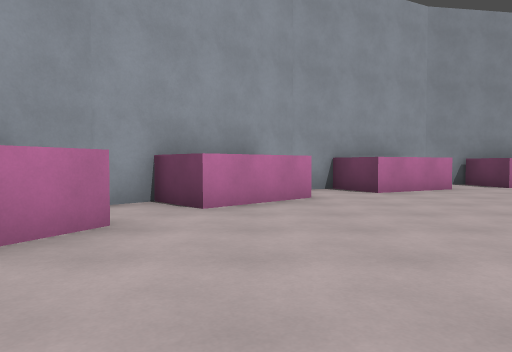
view 1 (above)

21 first-person views from a walk through a 3-D level made in the Godot game engine. The camera is 1.2 m above the floor, tilts 2° down and sees 70° across. The floor is counted in squares, 2 m on a side. Each view is taken from the middle of a square. On the plan, view 1 faces up. The plan holds only what a view shows up to about 10 squares ahead; the rest is blank. Surface patterns are stand-ins for the level's own textures.

view 2
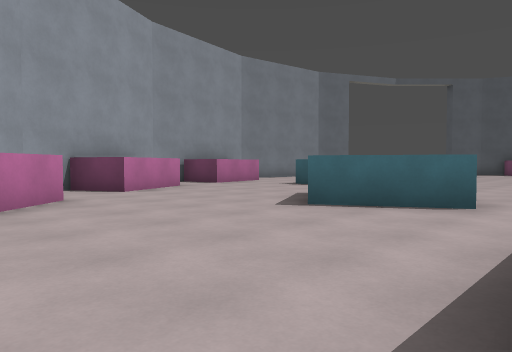

view 3
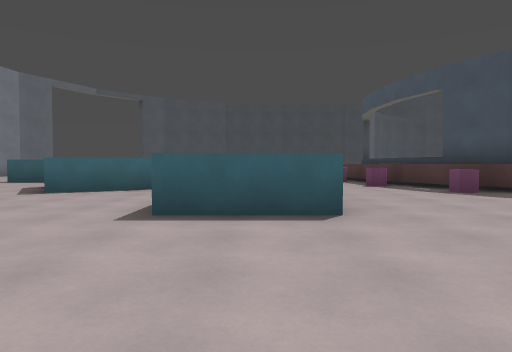

view 4
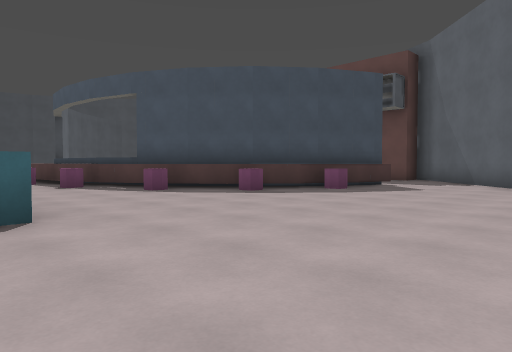

view 5
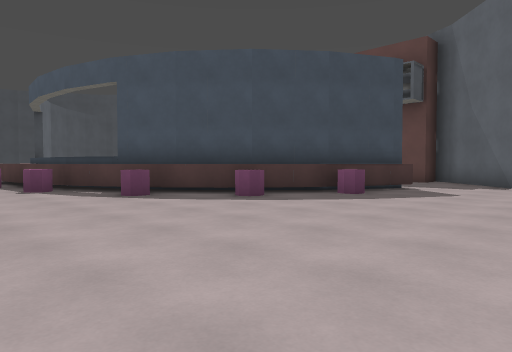

view 6
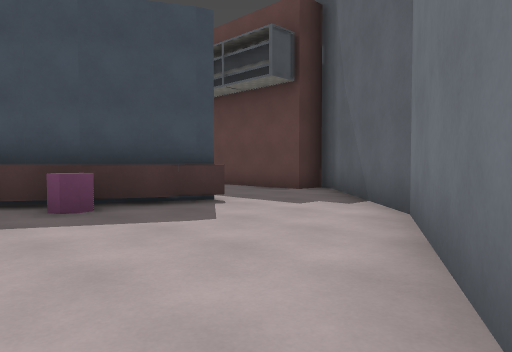

view 7
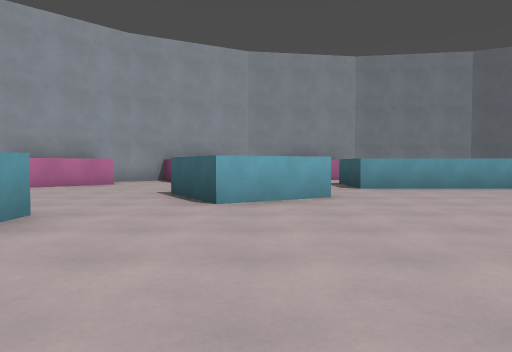

view 8
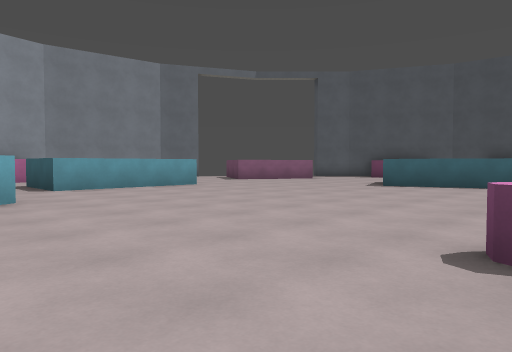

view 9
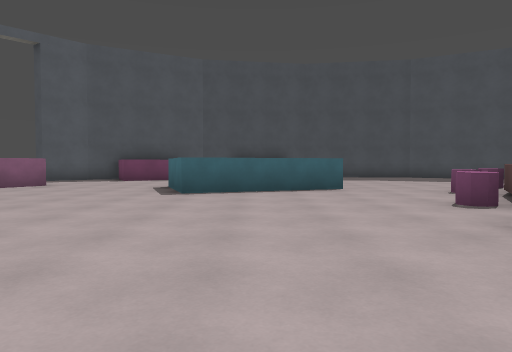

view 10
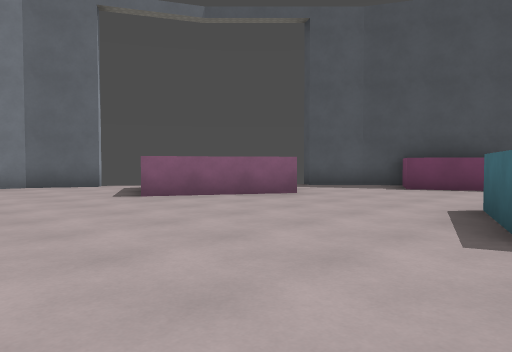

view 11
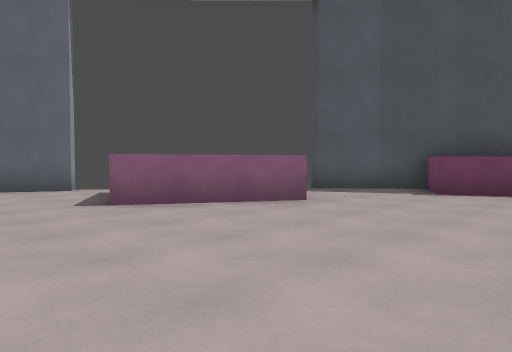

view 12
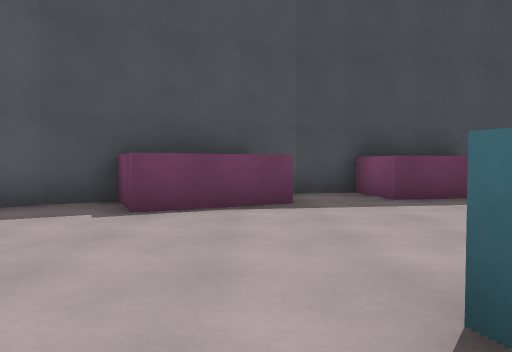

view 13
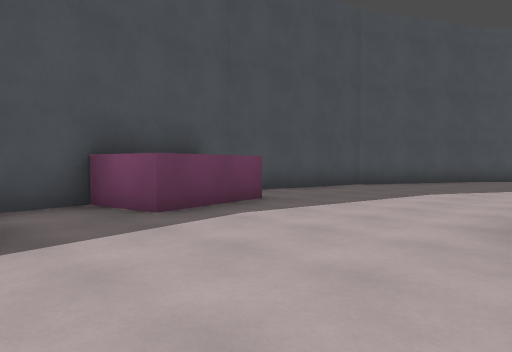

view 14
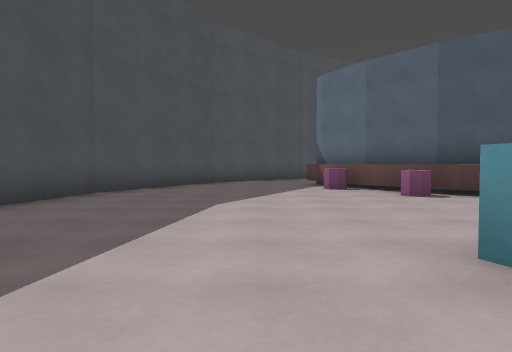

view 15
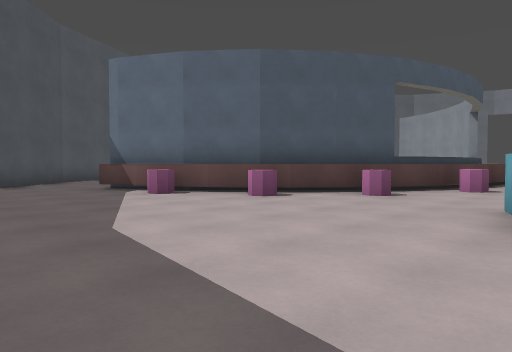

view 16
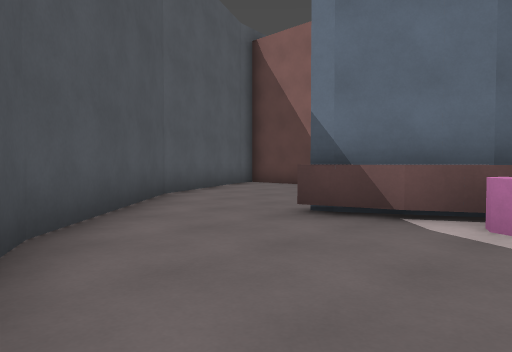

view 17
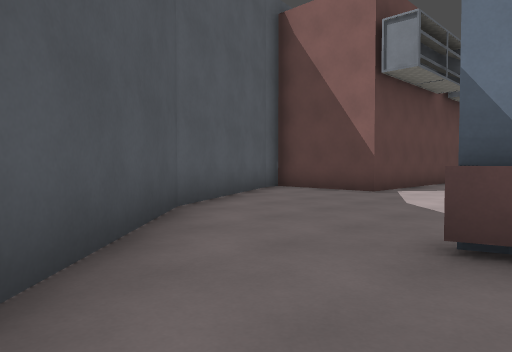

view 18
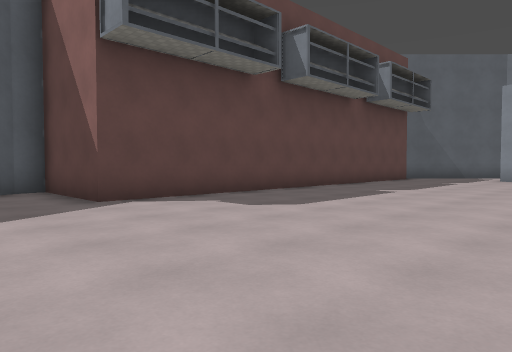

view 19
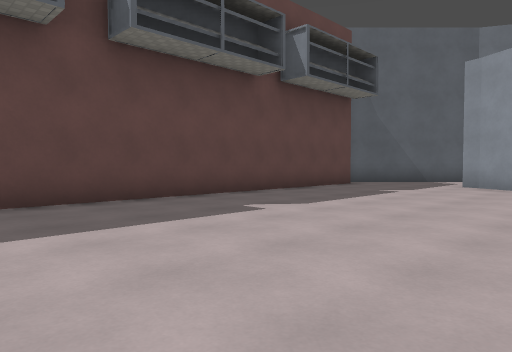

view 20
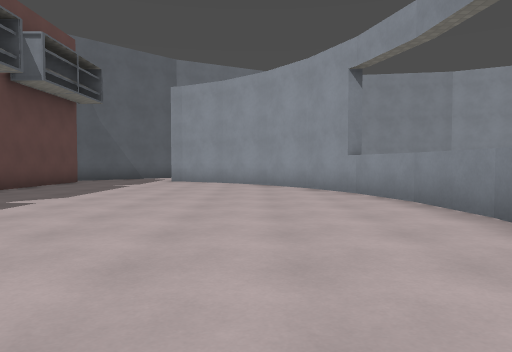

view 21
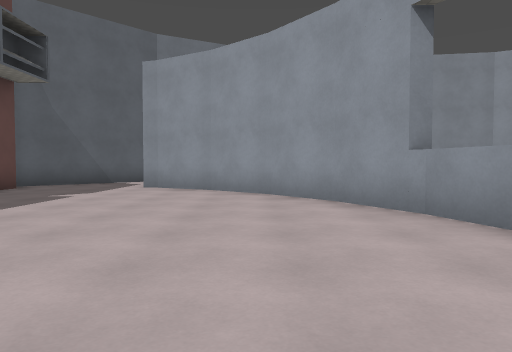

### Floor plan
Key: @ floor where view 1 was taken; # wall or solid block; x gap in a wall; . floor; ^ raised ledge.
Columns run from 4 left of view 1 to 23 right of it. Each row starts with its distance up from view 1.
 11                  ##
 10        ## ^      .#x
  9     ###^ .^      ...
  8     #.^^^..     ....
  7    #^.......    ...^
  6  ##^^.......^   ...^^ ..##
  5  #.^........^^^^....^^...#
  4  #.......^...............#
  3   ^.....^ ^.............^^#
  2   ......^^...............^##
  1   ..................^......#
  0  ...@^^............^ .....^#
 -1 .....^ ............^ ^...^ #
 -2 .....^^.............^^....^#
 -3 ....................^......#
 -4 ..........^.^.^.^..........#
 -5  .........^^^^^^^..........#
 -6  .......^#^.....^#^........#
 -7 ......^^#.........#^^......#
 -8 #.....#.............#.....##
 -9 #....^..............#^....#
-10 ##...#...............#...##
-11  #.......................#
-12  ##.....................##
-13   ##...................##
-14    ##.###########.....##
-15     ###         #...###
-16                 #.###
-17                 ###

Positions as (right, up) in squares from view 1, and headings:
1: (0, 0), facing up
2: (-1, 0), facing up-right
3: (-4, -1), facing right
4: (-4, -1), facing down-right
5: (-3, -2), facing down-right
6: (-4, -7), facing down-right
7: (5, -4), facing up
8: (5, -4), facing up-right
9: (7, -1), facing right
10: (11, 0), facing up-right
11: (12, 1), facing up-right
12: (15, 2), facing right
13: (17, 2), facing down-right
14: (19, 0), facing down
15: (21, -2), facing down-left
16: (21, -8), facing down-left
17: (20, -10), facing down-left
18: (15, -8), facing down-left
19: (11, -8), facing down-left
20: (13, -8), facing left
21: (10, -8), facing left
